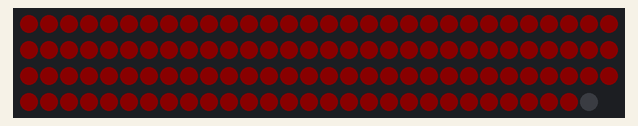
The program below on a simulated MicroPython board. Shown: 119 RGB LEDs in strip order, left to right, continuing on the next row. Dim RGB values are drawn brighter than linear.

Above: at 0.1 s.
At 2.1 s:
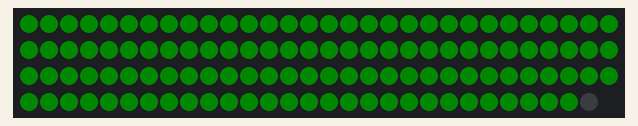
At 4.1 s:
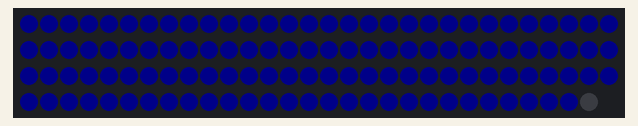
At 5.1 s:
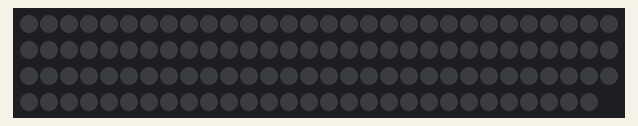

The program:

03-blink-rgb.py
```python
from neopixel import NeoPixel
from utime import sleep
import config

# read parameters from hardware configuration file
NEOPIXEL_PIN = config.NEOPIXEL_PIN
NUMBER_PIXELS = config.NUMBER_PIXELS

strip = NeoPixel(machine.Pin(NEOPIXEL_PIN), NUMBER_PIXELS)

def strip_off():
    for i in range(0, NUMBER_PIXELS - 1):
        # turn index red pixel on for a short delay
        strip[i] = (0,0,0)
    strip.write()

# Create a variable to store the delay
delay = 1
max_brightness = 10;
while True:

    # turn all pixels on red
    for i in range(0, NUMBER_PIXELS - 1):
        # turn index red pixel on for a short delay
        strip[i] = (max_brightness,0,0)
    strip.write()
    sleep(delay)

    # turn all pixels off
    strip_off()
    sleep(delay)

    # turn all pixels on green
    for i in range(0, NUMBER_PIXELS - 1):
        # turn index red pixel on for a short delay
        strip[i] = (0,max_brightness,0)
    strip.write()
    sleep(delay)

    # turn all pixels off
    strip_off()
    sleep(delay)

    # turn all pixels on blue
    for i in range(0, NUMBER_PIXELS - 1):
        # turn index red pixel on for a short delay
        strip[i] = (0,0,max_brightness)
    strip.write()
    sleep(delay)

    # turn all pixels off
    strip_off()
    sleep(delay)
    
```

config.py
```python
from neopixel import NeoPixel
from utime import sleep

NEOPIXEL_PIN = 0
NUMBER_PIXELS = 119
```

Measured:
- by itself, everything shown: repeats every 6.0 s, in 6 steps
- what the display in image 1 shows lasts 1.0 s, from 2.0 s to 3.0 s
